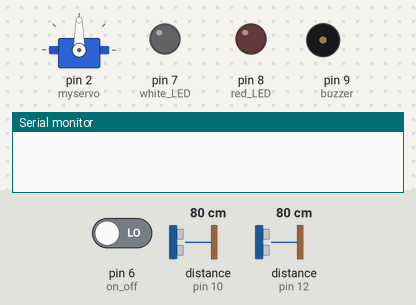
The sketch below on a simulated Arduino Uno, built with avr-gcc and run on an emulated ATmega328P. Shown: servo, output pins drawn as LEDs (lit = HIGH), buzzer (waves = sounding, pin HIGH), the last lines printed to the serial monitor. The test bench sets the inputs (shaded band); at power-on: pin 6 (on_off) LOW, distance to the obstacle (sensors on pin 10, pin 12) 80 cm. The echo pulse lasts 58.3 µs per cm; pins used as bus, display or sensor lines are not drawn.

Above: at 1.2 s.
1.3 s: pin 6 (on_off) driven HIGH
At 1.8 s:
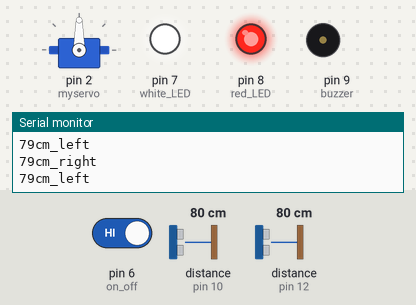
2.8 s: distance to the obstacle (sensor on pin 10) set to 54 cm
4.3 s: distance to the obstacle (sensor on pin 10) set to 47 cm
At 6.0 s:
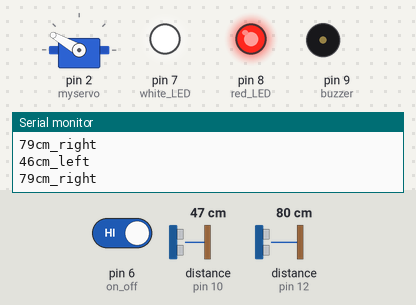
6.4 s: distance to the obstacle (sensor on pin 12) set to 46 cm
7.9 s: distance to the obstacle (sensor on pin 12) set to 41 cm
At 9.8 s:
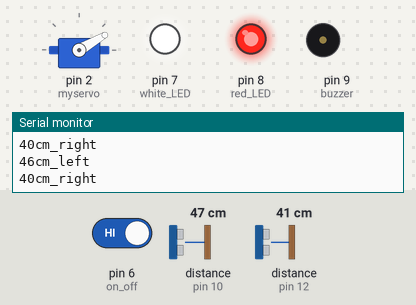
10.3 s: distance to the obstacle (sensor on pin 10) set to 40 cm
11.8 s: distance to the obstacle (sensor on pin 10) set to 35 cm
At 11.98 s:
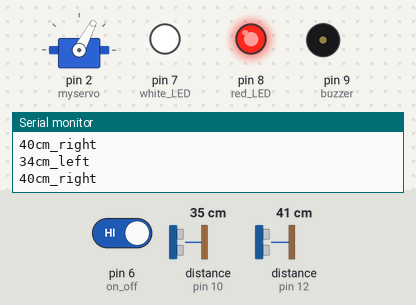
Timing chart, 0 to 14.8 s (numbered marks = the images above; inputs shaded):
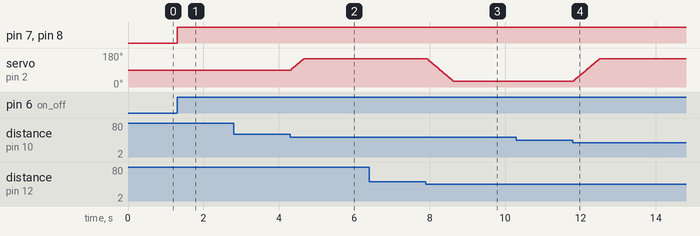

The sketch:

OWGLE.ino
```cpp
#include <Servo.h>
Servo myservo;
int sensor_1_trig = 13;
int sensor_1_echo = 12;

int sensor_2_trig = 11;
int sensor_2_echo = 10;

int servo = 2;

int buzzer = 9;

int on_off = 6;

int red_LED = 8;
int white_LED = 7;

long duration_right, duration_left, cm_right, cm_left;

int threshold = 50; //sets the distance on which the sensor detects 'movement'
int angle = 90; // sets the starting angle for the servo
int shout = 5; // sets the distance on which the buzzer activates
int pass; // an empty variable used in the buzz() function


void setup()
{
  Serial.begin(9600);
  myservo.attach(2);

  pinMode(sensor_1_trig, OUTPUT);
  pinMode(sensor_1_echo, INPUT);

  pinMode(sensor_2_trig, OUTPUT);
  pinMode(sensor_2_echo, INPUT);

  pinMode(buzzer, OUTPUT);

  pinMode(on_off, INPUT);

  pinMode(red_LED, OUTPUT);
  pinMode(white_LED, OUTPUT);

}

void loop() // An on/off switch controls the running of the loop. Loop consists of two sensors sending and receiving signals,
            // their signals are converted to centimeters which determine the action of the follow() and buzz() functions.
{
  digitalWrite(red_LED, LOW);
  digitalWrite(white_LED, LOW);

  if (digitalRead(on_off) == HIGH)
  {
    digitalWrite(red_LED, HIGH);
    digitalWrite(white_LED, HIGH);

    digitalWrite(sensor_1_trig, LOW);
    delayMicroseconds(5);
    digitalWrite(sensor_1_trig, HIGH);
    delayMicroseconds(10);
    digitalWrite(sensor_1_trig, LOW);

    duration_right = pulseIn(sensor_1_echo, HIGH);

    cm_right = (duration_right/2) * 0.0343; //converts the distance sensor's readings to centimeters

    Serial.print(cm_right);
    Serial.print("cm_right");
    Serial.println();

    delay(5);

    digitalWrite(sensor_2_trig, LOW);
    delayMicroseconds(5);
    digitalWrite(sensor_2_trig, HIGH);
    delayMicroseconds(10);
    digitalWrite(sensor_2_trig, LOW);

    duration_left = pulseIn(sensor_2_echo, HIGH);

    cm_left = (duration_left/2) * 0.0343; //converts the distance sensor's readings to centimeters

    Serial.print(cm_left);
    Serial.print("cm_left");
    Serial.println();


    follow();

    buzz();

    delay(5);

   }

}

void follow() // function which determines the servo's movement based on the sensors' readings
{
  if (cm_left <= threshold || cm_right <= threshold)
  {
    if (cm_left + 3 < cm_right)
    {
      angle = angle + 4;
    }
    if (cm_right + 3 < cm_left)
    {
      angle = angle - 4;
    }
  }
  if (angle > 150)
  {
    angle = 150;
  }
  if (angle < 30)
  {
    angle = 30;
  }
  myservo.write(angle);
}

void buzz() // function to the owl to make a sound and turn its head away from the source if the source comes too close
{
  if (cm_right <= shout)
    if (cm_right == 0)
    {
      pass;
    } else {
      tone(buzzer, 1500);
      delay(1000);
      noTone(buzzer);
      angle = 180;
    }

  if (cm_left <= shout)
    if (cm_left == 0)
    {
      pass;
    } else {
      tone(buzzer, 1500);
      delay(1000);
      noTone(buzzer);
      angle = 0;
    }
}
```

Measured:
- the behaviour switches between 52 and 51 cm on distance to the obstacle (sensor on pin 10) (found by bisection; images 1 and 2)
- the behaviour switches between 44 and 43 cm on distance to the obstacle (sensor on pin 12) (found by bisection; images 2 and 3)
- the behaviour switches between 38 and 37 cm on distance to the obstacle (sensor on pin 10) (found by bisection; images 3 and 4)
- after the input at 1.3 s, pin 7 (white_LED), pin 8 (red_LED): LOW → HIGH at once
- after the input at 4.3 s, servo on pin 2 (myservo): moves from 90° to 150° over 0.33 s, starting at once
- after the input at 7.9 s, servo on pin 2 (myservo): moves from 150° to 30° over 0.69 s, starting at once
- after the input at 11.8 s, servo on pin 2 (myservo): moves from 30° to 150° over 0.69 s, starting at once
